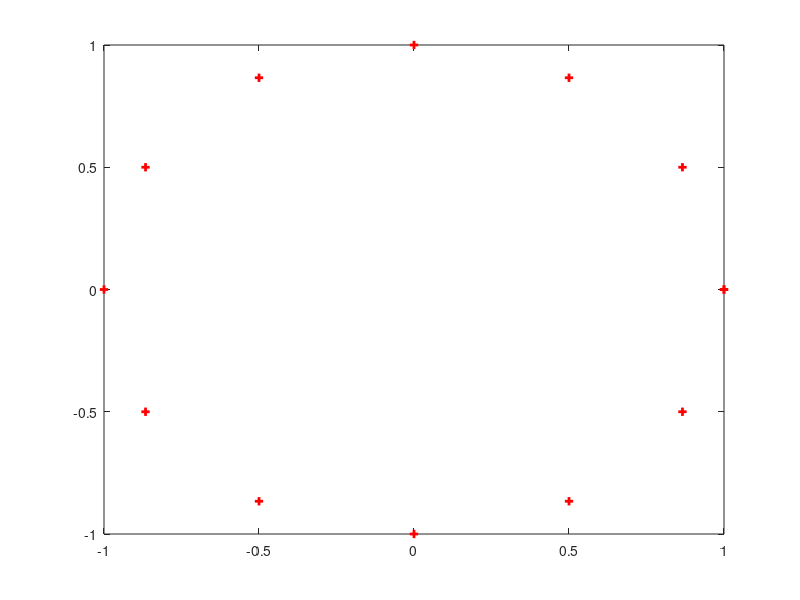
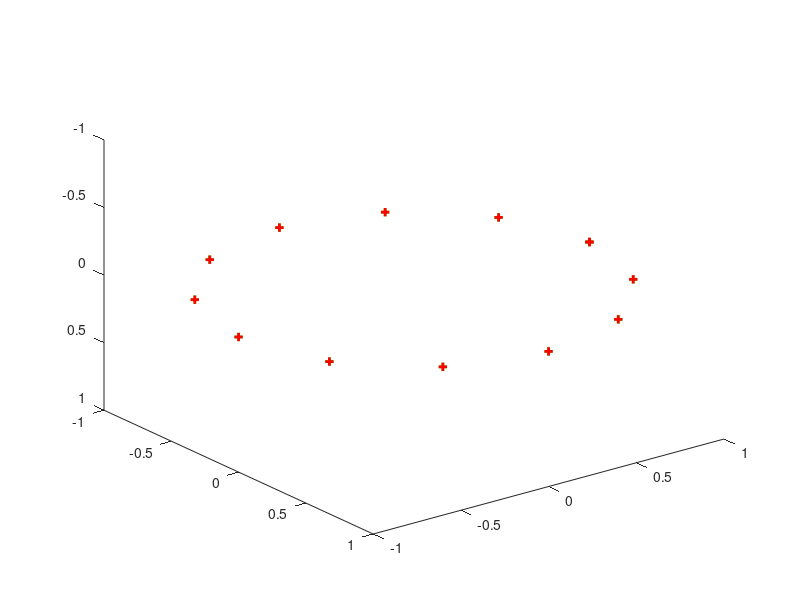

MATLAB code for these plots, in order:
function p= ned(hdg, pit, roll)
% p= ned(hdg, pit, roll)
%

p= [];
close all;

if nargin<1,
 hdg= 0;
 end;
if nargin<2,
 pit= 0;
 end;
if nargin<3,
 roll= 0;
 end;

[hdg, pit, roll]
chdg= cos(hdg*pi/180);
shdg= sin(hdg*pi/180);
cpit= cos(pit*pi/180);
spit= sin(pit*pi/180);
croll= cos(roll*pi/180);
sroll= sin(roll*pi/180);

% rotation vector takes relative bearing vector to vehicle with
% heading, pitch, and roll
% and rotates to true bearing vector
R= [[chdg*cpit, shdg*cpit, -spit]; ...
	[chdg*spit*sroll-shdg*croll, chdg*croll+shdg*spit*sroll, cpit*sroll]; ...
	[chdg*spit*croll+shdg*sroll, -chdg*sroll+shdg*spit*croll, cpit*croll]];
R

az= de= xt= yt= zt= xr= yr= zr= [];

for az0= 0:30:360,
 for de0= 0:0,
  [az0, de0]
  % compute relative bearing
  xt0= cos(az0*pi/180)*cos(de0*pi/180);
  yt0= sin(az0*pi/180)*cos(de0*pi/180);
  zt0= sin(de0*pi/180);
  % rotate to true/earth surface centric
  xyzr= R*[xt0; yt0; zt0];

  az= [az, az0];
  de= [de, de0];
  xt= [xt, xt0];
  yt= [yt, yt0];
  zt= [zt, zt0];
  xr= [xr, xyzr(1)];
  yr= [yr, xyzr(2)];
  zr= [zr, xyzr(3)];
  end;
 end;

figure(1);
plot(xt, yt, 'r+', 'linewidth', 2);

figure(2);
plot3(xt, yt, zt, 'g+', 'linewidth', 2, xr, yr, zr, 'r+', 'linewidth', 2);

hax= gca();
set(hax, 'ydir', 'reverse');
set(hax, 'zdir', 'reverse');

end;

